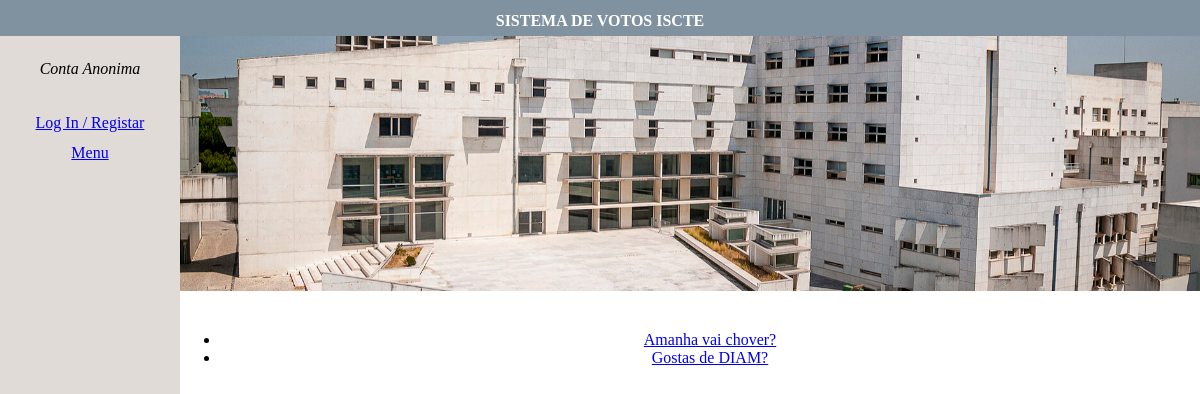
Before: /votacao/ with the older database file.
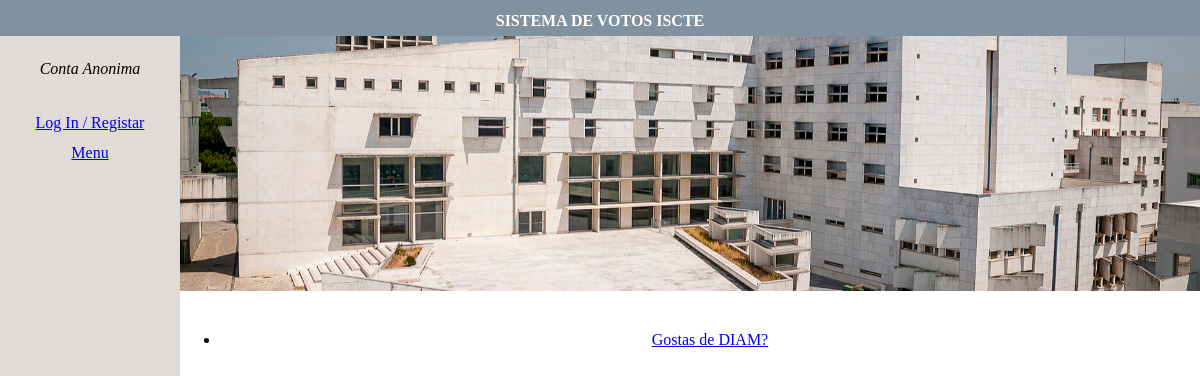
After: the same page with the newer database file.
### votacao/models.py (models this page shows, shortened)
class Questao(models.Model):
     questao_texto = models.CharField(max_length=200)
     pub_data = models.DateTimeField('data de publicacao')

### votacao/views.py (the view)
# urls.py: path("", views.index, name='index'),
def index(request):
  latest_question_list = Questao.objects.order_by('-pub_data')[:5]
  context = {'latest_question_list': latest_question_list,}
  return render(request, 'votacao/index.html', context)

### votacao/templates/votacao/index.html (shortened to what this page needs)
<head>
    {% load static %}
    <link rel="stylesheet" type="text/css" href="{% static 'votacao/css/style.css' %}">
</head>
<body>
    <header>
            <strong>{% block titulo %} SISTEMA DE VOTOS ISCTE {% endblock %}</strong>
    </header>
    <aside>
        {% if request.user.is_authenticated %}
            {% if request.user.aluno %}
            <img class="profile-picture" src="{% static 'media/' %}{{request.user.aluno.avatar}}">
            {% endif %}
            Ola, {{request.user.username}} {% if not request.user.is_superuser %} (votos: {{request.user.aluno.total_votos}}) {% endif %}<br>
        {% else %}
            <i>Conta Anonima</i>
        {% endif %}
        <nav>
            {% if request.user.is_authenticated %}
            <a href="{% url 'votacao:profile' %}">Perfil </a>
            <a href="{% url 'votacao:logoutview' %}">Log Out</a>
            {% else %}
            <a href="{% url 'votacao:signup' %}">Log In / Registar</a>
            {% endif %}
            <a href="{% url 'votacao:index' %}">Menu</a>
        </nav>
    </aside>
    <main>
        <img src="{% static 'votacao/img/banner.jpg' %}" id="banner">
        {% block conteudo %}
            {% if latest_question_list %}
             <ul>
                 {% for questao in latest_question_list %}
                    <li>
                        <a href="{% url 'votacao:detalhe' questao.id %}">{{ questao.questao_texto }}</a>
                    </li>
                 {% endfor %}
             </ul>
            {% else %}
                 <p>Nao ha questoes disponiveis.</p>
            {% endif %}
        {% endblock %}
    </main>
</body>

### votacao/static/votacao/css/style.css (style rules this page uses)
body { margin:0; text-align: center; }
header { padding-top: 1vw; min-height: 2vw; width:100%; background-color: #8092A0; color:white; text-align: center; }
#banner { width:100%; aspect-ratio: 4; object-fit: cover; margin-bottom: 2vw; }
main { width:85%; float:left; }
aside { text-align: center; background-color: #E0DBD7; width:15%; float:left; min-height:100vh; padding-top: 2vw; }

Changed rows visible on the page:
removed Questao: questao_texto "Amanha vai chover?"
